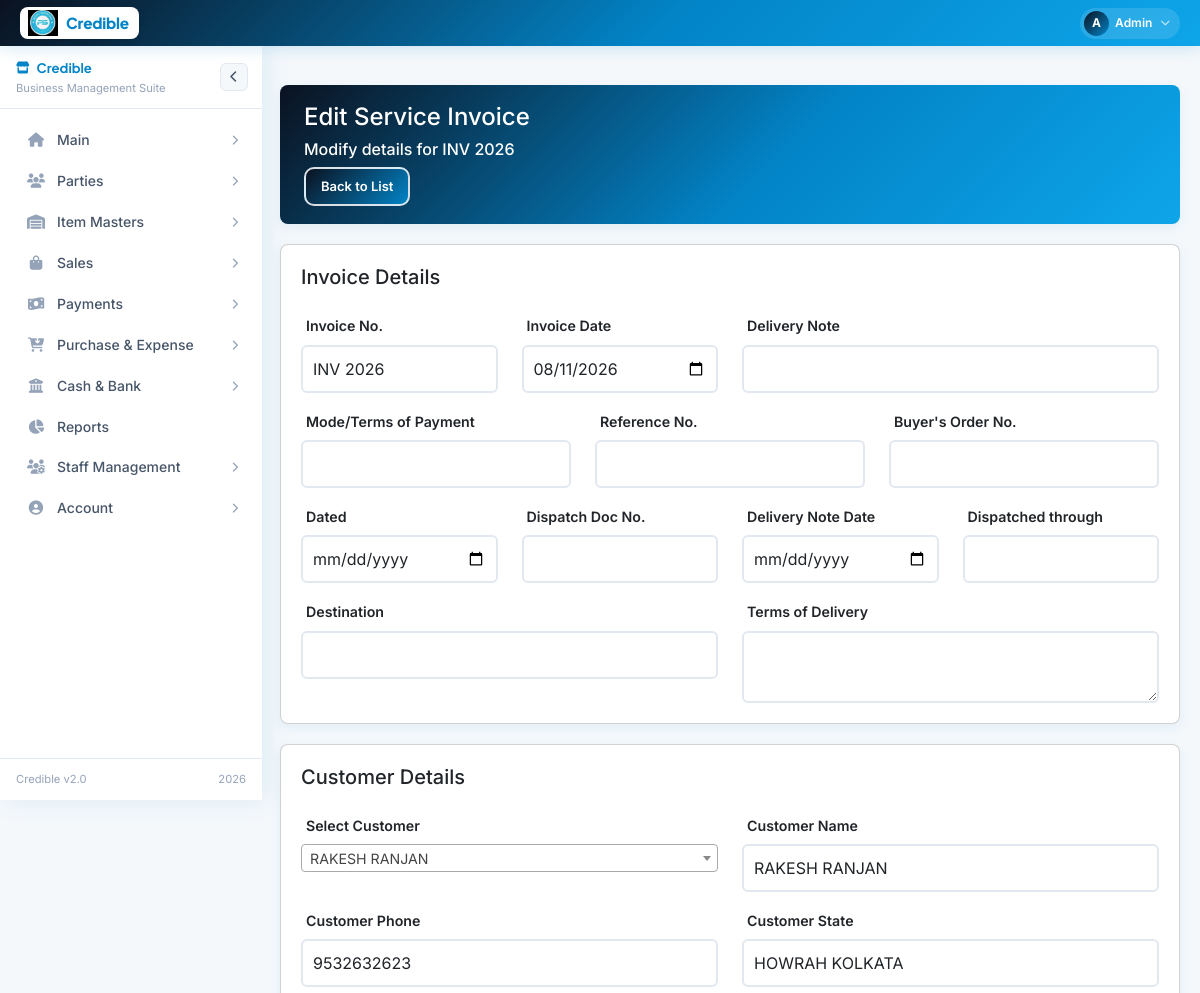
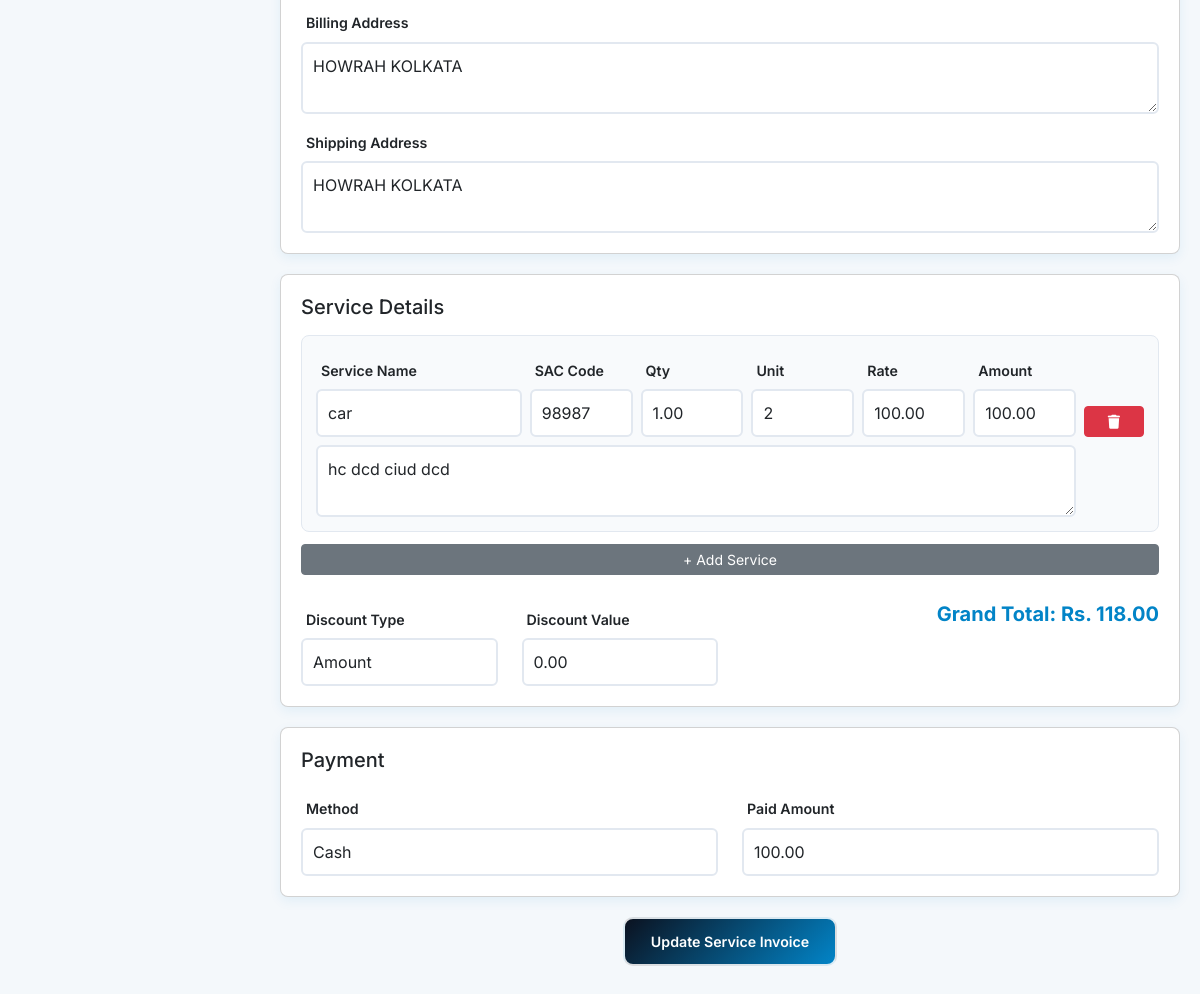
Screenshot of /edit_service_invoice.php?id=1 (signed in) with the database file from the repository (2 pictures, top to bottom).
### tables this page shows
CREATE TABLE `service_invoices` (
  `id` int(11) NOT NULL AUTO_INCREMENT,
  `invoice_no` varchar(50) DEFAULT NULL,
  `invoice_date` date DEFAULT NULL,
  `delivery_note` text DEFAULT NULL,
  `payment_terms` varchar(255) DEFAULT NULL,
  `reference_no` varchar(50) DEFAULT NULL,
  `buyer_order_no` varchar(50) DEFAULT NULL,
  `dated` date DEFAULT NULL,
  `dispatch_doc_no` varchar(50) DEFAULT NULL,
  `delivery_note_date` date DEFAULT NULL,
  `dispatched_through` varchar(100) DEFAULT NULL,
  `destination` text DEFAULT NULL,
  `terms_of_delivery` text DEFAULT NULL,
  `customer_id` int(11) DEFAULT NULL,
  `customer_name` varchar(255) NOT NULL,
  `customer_phone` varchar(50) DEFAULT NULL,
  `customer_address` text DEFAULT NULL,
  `shipping_address` text DEFAULT NULL,
  `subtotal` decimal(12,2) NOT NULL DEFAULT 0.00,
  `discount_amount` decimal(12,2) NOT NULL DEFAULT 0.00,
  `gst_amount` decimal(12,2) NOT NULL DEFAULT 0.00,
  `total_amount` decimal(12,2) NOT NULL DEFAULT 0.00,
  `payment_method` varchar(50) DEFAULT NULL,
  `paid_amount` decimal(12,2) NOT NULL DEFAULT 0.00,
  `created_by` int(11) NOT NULL,
  `created_at` datetime DEFAULT current_timestamp(),
  `updated_at` datetime DEFAULT current_timestamp() ON UPDATE current_timestamp(),
  PRIMARY KEY (`id`),
  KEY `idx_customer_id` (`customer_id`),
  KEY `idx_created_by` (`created_by`),
  KEY `idx_created_at` (`created_at`)
);

CREATE TABLE `service_invoice_items` (
  `id` int(11) NOT NULL AUTO_INCREMENT,
  `invoice_id` int(11) NOT NULL,
  `service_name` varchar(255) NOT NULL,
  `service_description` text DEFAULT NULL,
  `sac_code` varchar(50) DEFAULT NULL,
  `quantity` decimal(10,2) NOT NULL DEFAULT 1.00,
  `unit` varchar(50) DEFAULT NULL,
  `rate` decimal(12,2) NOT NULL DEFAULT 0.00,
  `amount` decimal(12,2) NOT NULL DEFAULT 0.00,
  `discount_type` enum('amount','percentage') DEFAULT 'amount',
  `discount_value` decimal(12,2) NOT NULL DEFAULT 0.00,
  `customer_state` varchar(100) DEFAULT NULL,
  `created_at` datetime DEFAULT current_timestamp(),
  PRIMARY KEY (`id`),
  KEY `idx_invoice_id` (`invoice_id`),
  CONSTRAINT `service_invoice_items_ibfk_1` FOREIGN KEY (`invoice_id`) REFERENCES `service_invoices` (`id`) ON DELETE CASCADE
);

### edit_service_invoice.php (the view, shortened to what this page needs)
<?php
require_once 'config.php';
include('layout.php');
$invoice_id = isset($_GET['id']) ? (int)$_GET['id'] : 0;
$invoice = $conn->query("SELECT * FROM service_invoices WHERE id = $invoice_id")->fetch_assoc();
$items = $conn->query("SELECT * FROM service_invoice_items WHERE invoice_id = $invoice_id")->fetch_all(MYSQLI_ASSOC);
?>
<div class="content">
    <div class="page-header">
        <div class="page-title">
            <h4>Edit Service Invoice</h4>
            <h6>Modify details for <?php echo htmlspecialchars($invoice['invoice_no']); ?></h6>
        </div>
        <a href="service_invoice.php" class="btn-custom" style="padding: 8px 15px; font-size: 13px;">Back to List</a>
    </div>
    <form id="editServiceInvoiceForm" method="post">
        <div class="card">
            <h5 class="mb-3">Invoice Details</h5>
            <div class="row">
                <div class="col-md-3"><label class="form-label">Invoice No.</label><input type="text" name="invoice_no" class="form-control" value="<?php echo $invoice['invoice_no']; ?>" required></div>
                <div class="col-md-3"><label class="form-label">Invoice Date</label><input type="date" name="invoice_date" class="form-control" value="<?php echo $invoice['invoice_date']; ?>"></div>
                <div class="col-md-6"><label class="form-label">Delivery Note</label><input type="text" name="delivery_note" class="form-control" value="<?php echo $invoice['delivery_note']; ?>"></div>
            </div>
            <div class="row mt-2">
                <div class="col-md-4"><label class="form-label">Mode/Terms of Payment</label><input type="text" name="payment_terms" class="form-control" value="<?php echo $invoice['payment_terms']; ?>"></div>
                <div class="col-md-4"><label class="form-label">Reference No.</label><input type="text" name="reference_no" class="form-control" value="<?php echo $invoice['reference_no']; ?>"></div>
                <div class="col-md-4"><label class="form-label">Buyer's Order No.</label><input type="text" name="buyer_order_no" class="form-control" value="<?php echo $invoice['buyer_order_no']; ?>"></div>
            </div>
            <div class="row mt-2">
                <div class="col-md-3"><label class="form-label">Dated</label><input type="date" name="dated" class="form-control" value="<?php echo $invoice['dated']; ?>"></div>
                <div class="col-md-3"><label class="form-label">Dispatch Doc No.</label><input type="text" name="dispatch_doc_no" class="form-control" value="<?php echo $invoice['dispatch_doc_no']; ?>"></div>
                <div class="col-md-3"><label class="form-label">Delivery Note Date</label><input type="date" name="delivery_note_date" class="form-control" value="<?php echo $invoice['delivery_note_date']; ?>"></div>
                <div class="col-md-3"><label class="form-label">Dispatched through</label><input type="text" name="dispatched_through" class="form-control" value="<?php echo $invoice['dispatched_through']; ?>"></div>
            </div>
            <div class="row mt-2">
                <div class="col-md-6"><label class="form-label">Destination</label><input type="text" name="destination" class="form-control" value="<?php echo $invoice['destination']; ?>"></div>
                <div class="col-md-6"><label class="form-label">Terms of Delivery</label><textarea name="terms_of_delivery" class="form-control" rows="2"><?php echo $invoice['terms_of_delivery']; ?></textarea></div>
            </div>
        </div>
        <div class="card">
            <h5 class="mb-3">Customer Details</h5>
            <div class="row">
                <div class="col-md-6">
                    <label class="form-label">Select Customer</label>
                </div>
                <div class="col-md-6"><label class="form-label">Customer Name</label><input type="text" id="customer_name" name="customer_name" class="form-control" value="<?php echo $invoice['customer_name']; ?>" readonly></div>
            </div>
            <div class="row mt-2">
                <div class="col-md-6"><label class="form-label">Customer Phone</label><input type="text" id="customer_phone" name="customer_phone" class="form-control" value="<?php echo $invoice['customer_phone']; ?>" readonly></div>
                <div class="col-md-6"><label class="form-label">Customer State</label><input type="text" id="customer_state" name="customer_state" class="form-control" value="<?php echo $invoice['customer_address']; ?>" readonly></div>
            </div>
            <div class="mt-2"><label class="form-label">Billing Address</label><textarea id="customer_address" name="customer_address" class="form-control" readonly><?php echo $invoice['customer_address']; ?></textarea></div>
            <div class="mt-2"><label class="form-label">Shipping Address</label><textarea name="shipping_address" class="form-control" required><?php echo $invoice['shipping_address']; ?></textarea></div>
        </div>
        <div class="card">
            <h5 class="mb-3">Service Details</h5>
            <div id="service-list">
                <?php foreach($items as $idx => $item): ?>
                <div class="service-row">
                    <div class="form-group"><label class="form-label">Service Name</label><input type="text" class="form-control service-name" value="<?php echo $item['service_name']; ?>" required></div>
                    <div class="form-group"><label class="form-label">SAC Code</label><input type="text" class="form-control sac-code" value="<?php echo $item['sac_code']; ?>"></div>
                    <div class="form-group"><label class="form-label">Qty</label><input type="number" class="form-control quantity" step="0.01" value="<?php echo $item['quantity']; ?>"></div>
                    <div class="form-group"><label class="form-label">Unit</label><input type="text" class="form-control unit" value="<?php echo $item['unit']; ?>"></div>
                    <div class="form-group"><label class="form-label">Rate</label><input type="number" class="form-control rate" step="0.01" value="<?php echo $item['rate']; ?>"></div>
                    <div class="form-group"><label class="form-label">Amount</label><input type="number" class="form-control amount" step="0.01" value="<?php echo $item['amount']; ?>" required></div>
                    <button type="button" class="btn btn-danger btn-sm remove-service"><i class="fas fa-trash"></i></button>
                    <div class="form-group" style="grid-column: span 6;"><textarea class="form-control service-description" placeholder="Description"><?php echo $item['service_description']; ?></textarea></div>
                </div>
                <?php endforeach; ?>
            </div>
            <button type="button" class="btn btn-secondary btn-sm" id="addService">+ Add Service</button>
            <div class="row mt-4">
                <div class="col-md-3"><label class="form-label">Discount Type</label><select id="discount_type" class="form-control"><option value="amount" <?php if($items[0]['discount_type']=='amount') echo 'selected';?>>Amount</option></select></div>
                <div class="col-md-3"><label class="form-label">Discount Value</label><input type="number" id="discount_value" class="form-control" value="<?php echo $items[0]['discount_value']; ?>"></div>
                <div class="col-md-6 text-end"><div id="total_display" style="font-weight:700; font-size:20px; color:var(--primary);">Rs. 0.00</div></div>
            </div>
        </div>
        <div class="card">
            <h5 class="mb-3">Payment</h5>
            <div class="row">
                <div class="col-md-6"><label class="form-label">Method</label><select name="payment_method" class="form-control"><option value="Cash" <?php if($invoice['payment_method']=='Cash')echo 'selected';?>>Cash</option><option value="Upi" <?php if($invoice['payment_method']=='Upi')echo 'selected';?>>UPI</option></select></div>
                <div class="col-md-6"><label class="form-label">Paid Amount</label><input type="number" name="paid_amount" id="paid_amount" class="form-control" value="<?php echo $invoice['paid_amount']; ?>"></div>
            </div>
        </div>
        <div class="text-center pb-5"><button type="submit" name="update_service_invoice" class="btn-custom">Update Service Invoice</button></div>
    </form>
</div>
<link href="https://cdn.jsdelivr.net/npm/select2@4.1.0-rc.0/dist/css/select2.min.css" rel="stylesheet" />

### layout.php (style rules this page uses)
:root { --brand: #0284c7; --brand-dark: #0b1220; --brand-mid: #0ea5e9; --brand-light: #e0f2fe; --brand-xlight: #f0f9ff; --gold: #0369a1; --white: #ffffff; --bg: #f4f8fb; --card: #ffffff; --border: #e2e8f0; --text: #0b1220; --text-mid: #475569; --text-muted: #94a3b8; --success: #16a34a; --danger: #dc2626; --nav-h: 46px; --sb-w: 262px; --sb-w-collapsed: 64px; --radius: 10px; --shadow-nav: 0 2px 16px rgba(2,132,199,.18); --shadow-sb: 4px 0 24px rgba(2,132,199,.10); --transition: 0.28s cubic-bezier(.4,0,.2,1); }
*, *::before, *::after { box-sizing: border-box; margin: 0; padding: 0; }
html { scroll-behavior: smooth; }
body { font-family: 'Inter', sans-serif; background: var(--bg); color: var(--text); overflow-x: hidden; }

### edit_service_invoice.php (style rules this page uses)
:root { --primary: #0284c7; --primary-light: #0ea5e9; --success: #22c55e; --danger: #ef4444; --text-dark: #0b1220; --bg-main: #f4f8fb; --card-bg: #ffffff; --border: #e2e8f0; --radius: 8px; --shadow: 0 4px 12px rgba(2,132,199,0.08); }
body { font-family: 'Inter', sans-serif; background: var(--bg-main); color: var(--text-dark); font-size: 14.2px; }
.content { margin-top: 65px; margin-left: 260px; padding: 20px; min-height: calc(100vh - 65px); transition: margin-left 0.3s ease; }
.page-header { background: linear-gradient(135deg, var(--text-dark), var(--primary) 55%, var(--primary-light)); color: white; padding: 18px 24px; border-radius: var(--radius); margin-bottom: 20px; box-shadow: var(--shadow); }
.card { background: var(--card-bg); border-radius: var(--radius); box-shadow: var(--shadow); margin-bottom: 20px; padding: 20px; }
.form-label { font-weight: 600; margin-top: 10px; margin-left: 5px; display: block; }
.form-control { border: 2px solid var(--border); border-radius: 6px; padding: 10px; width: 100%; }
.service-row { display: grid; grid-template-columns: 2fr 1fr 1fr 1fr 1fr 1fr 60px; gap: 8px; background: #f8fafc; padding: 14px; border-radius: var(--radius); border: 1px solid var(--border); margin-bottom: 12px; align-items: end; }
.btn-custom { background: linear-gradient(135deg, var(--text-dark), var(--primary)); color: white; border: 2px solid rgba(255,255,255,0.85); padding: 12px 26px; border-radius: 10px; font-weight: 600; text-decoration: none; display: inline-flex; align-items: center; gap: 8px; cursor: pointer; }

### rows the page displays
service_invoices: invoice_no "INV 2026", invoice_date "08/11/2026", customer_name "RAKESH RANJAN", customer_phone "9532632623", customer_state "HOWRAH KOLKATA", customer_address "HOWRAH KOLKATA", shipping_address "HOWRAH KOLKATA", payment_method "Cash", paid_amount "100.00"
service_invoice_items: service_name "car", sac_code "98987", quantity "1.00", unit "2", rate "100.00", amount "100.00", service_description "hc dcd ciud dcd", discount_type "Amount", discount_value "0.00"

### other values shown
substr($uname, 0, 1) "A"
explode(' ', $uname)[0] "Admin"
